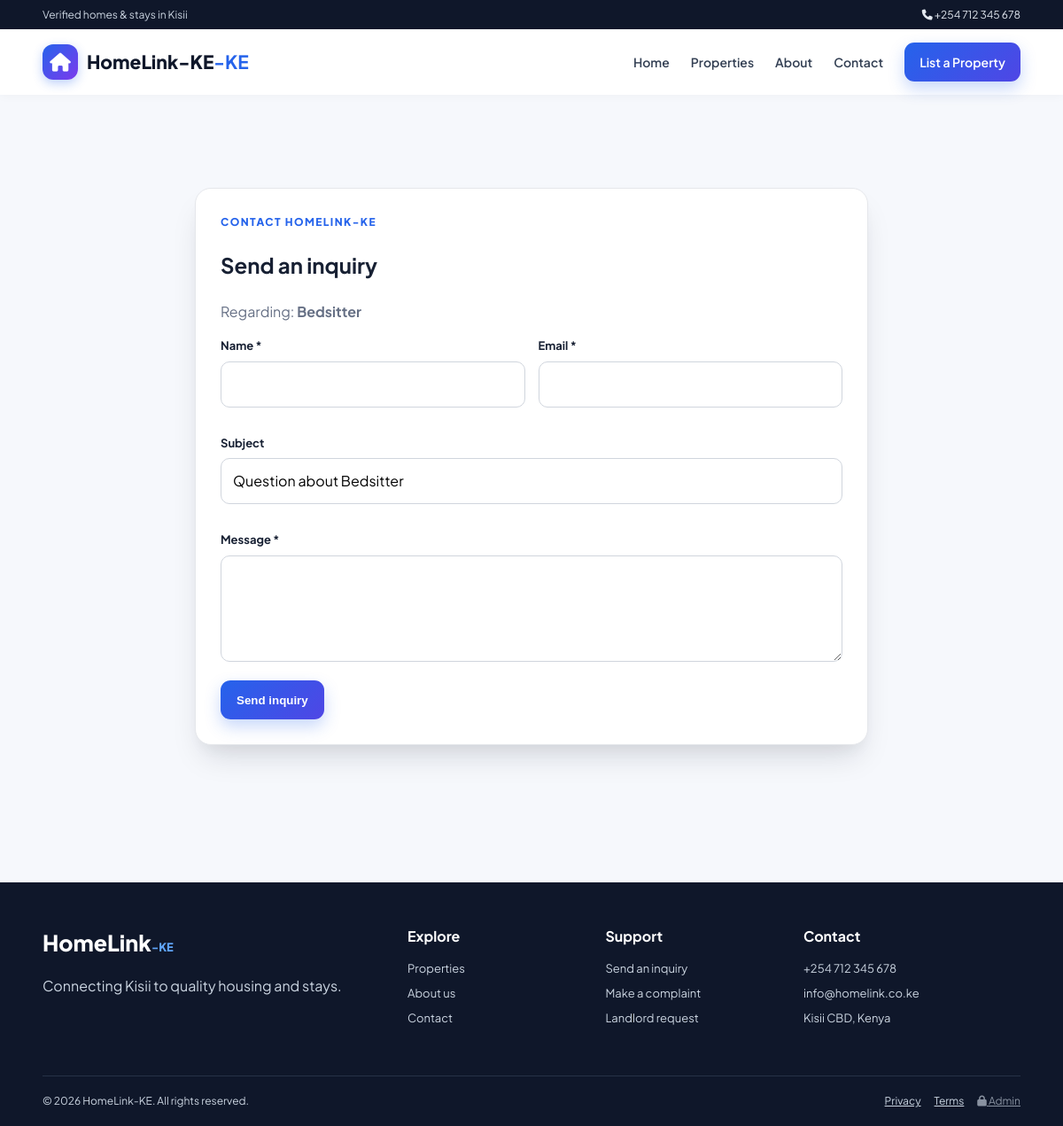
Page /forms/inquiry.php?property_id=9 on the committed database.
### tables this page shows
CREATE TABLE IF NOT EXISTS site_settings (
 id INT PRIMARY KEY DEFAULT 1,
 site_name VARCHAR(150) NOT NULL DEFAULT 'HomeLink-KE',
 site_tagline VARCHAR(100) DEFAULT '-KE',
 site_logo VARCHAR(255) DEFAULT '',
 contact_email VARCHAR(100) NOT NULL DEFAULT 'info@homelink.co.ke',
 contact_phone VARCHAR(50) NOT NULL DEFAULT '+254 712 345 678',
 office_location VARCHAR(255) NOT NULL DEFAULT 'Kisii CBD, Kenya',
 contact_location VARCHAR(255) DEFAULT 'Kisii CBD, Kenya',
 mpesa_paybill VARCHAR(50) DEFAULT '',
 mpesa_account VARCHAR(100) DEFAULT '',
 viewing_fee DECIMAL(10,2) DEFAULT 1000,
 maintenance_mode TINYINT(1) DEFAULT 0,
 footer_text VARCHAR(255) DEFAULT '© 2026 HomeLink-KE. All rights reserved.',
 facebook_link VARCHAR(255) DEFAULT '',
 twitter_link VARCHAR(255) DEFAULT '',
 whatsapp_number VARCHAR(50) DEFAULT '',
 instagram_link VARCHAR(255) DEFAULT '',
 updated_at TIMESTAMP DEFAULT CURRENT_TIMESTAMP ON UPDATE CURRENT_TIMESTAMP
);

CREATE TABLE IF NOT EXISTS properties (
 id INT AUTO_INCREMENT PRIMARY KEY,
 title VARCHAR(255) NOT NULL,
 location VARCHAR(255) NOT NULL,
 price DECIMAL(10,2) NOT NULL,
 status ENUM('available','rented','sold','reserved') DEFAULT 'available',
 description TEXT,
 image_url VARCHAR(255) DEFAULT NULL,
 created_at TIMESTAMP DEFAULT CURRENT_TIMESTAMP,
 deposit_info VARCHAR(255) DEFAULT NULL,
 bedrooms INT DEFAULT NULL,
 furnished_status ENUM('Furnished','Unfurnished','Semi-Furnished') DEFAULT 'Unfurnished',
 amenities TEXT,
 category VARCHAR(100) DEFAULT NULL,
 is_verified TINYINT(1) DEFAULT 0,
 is_hidden TINYINT(1) DEFAULT 0,
 landlord_name VARCHAR(255) DEFAULT NULL,
 landlord_phone VARCHAR(50) DEFAULT NULL,
 landlord_email VARCHAR(255) DEFAULT NULL,
 landlord_notes TEXT,
 video_path VARCHAR(255) DEFAULT NULL,
 availability VARCHAR(50) NOT NULL DEFAULT 'Available',
 updated_at TIMESTAMP DEFAULT CURRENT_TIMESTAMP ON UPDATE CURRENT_TIMESTAMP,
 INDEX(category), INDEX(location), INDEX(is_verified,is_hidden)
);

### includes/auth.php (called while the page is built, shortened)
<?php
function appBaseUrl(): string {
    return '/HomeLink-KE';
}

### includes/functions.php (called while the page is built, shortened)
<?php
require_once __DIR__ . '/auth.php';
function e(?string $value): string {
    return htmlspecialchars((string)$value, ENT_QUOTES, 'UTF-8');
}
function assetUrl(string $path): string {
    $path = trim(str_replace('\\', '/', $path));
    if ($path === '') {
        return '';
    }
    $path = preg_replace('~^\.\./+~', '', $path);
    $path = ltrim($path, '/');
    return appBaseUrl() . '/' . $path;
}
function getSiteSettings(?mysqli $conn = null): array {
    $defaults = [
        'site_name' => 'HomeLink-KE',
        'site_tagline' => '-KE',
        'site_logo' => '',
        'contact_phone' => '+254 712 345 678',
        'contact_email' => 'info@homelink.co.ke',
        'contact_location' => 'Kisii CBD, Kenya',
        'office_location' => 'Kisii CBD, Kenya',
        'whatsapp_number' => '',
        'facebook_link' => '',
        'twitter_link' => '',
        'instagram_link' => '',
        'viewing_fee' => 1000,
        'maintenance_mode' => 0,
        'footer_text' => '© 2026 HomeLink-KE. All rights reserved.'
    ];
    try {
        $conn ??= getDBConnection();
        $res = $conn->query("SELECT * FROM site_settings WHERE id=1 LIMIT 1");
        if ($res && ($row = $res->fetch_assoc())) {
            return array_merge($defaults, $row);
        }
    } catch (Throwable $e) {}
    return $defaults;
}
function getProperty(mysqli $conn, int $id): ?array {
    $stmt = $conn->prepare('SELECT * FROM properties WHERE id=? LIMIT 1');
    $stmt->bind_param('i', $id);
    $stmt->execute();
    $r = $stmt->get_result()->fetch_assoc();
    return $r ?: null;
}

### forms/inquiry.php (the view, shortened to what this page needs)
<?php
require_once __DIR__ . '/../includes/functions.php';
$conn = getDBConnection();
$pid = (int)($_GET['property_id'] ?? $_POST['property_id'] ?? 0);
$p = $pid ? getProperty($conn, $pid) : null;
require __DIR__ . '/../includes/header.php';
?>
<section class="section">
    <div class="form-wrap">
        <div class="kicker">CONTACT HOMELINK-KE</div>
        <h1>Send an inquiry</h1>
        <?php if ($p): ?>
            <p class="muted">Regarding: <strong><?= e($p['title']) ?></strong></p>
        <?php endif; ?>
        <form method="post">
            <div class="form-grid">
                <div class="field">
                    <label>Name *</label>
                    <input name="name" required>
                </div>
                <div class="field">
                    <label>Email *</label>
                    <input type="email" name="email" required>
                </div>
                <div class="field full">
                    <label>Subject</label>
                    <input name="subject" value="<?= e($p ? 'Question about ' . $p['title'] : '') ?>">
                </div>
                <div class="field full">
                    <label>Message *</label>
                    <textarea name="message" required></textarea>
                </div>
            </div>
            <button class="btn btn-primary">Send inquiry</button>
        </form>
    </div>
</section>
<?php require __DIR__ . '/../includes/footer.php'; ?>

### includes/header.php (shortened to what this page needs)
<?php
require_once __DIR__ . '/functions.php';
$settings = $settings ?? getSiteSettings();
$siteName = $settings['site_name'] ?? 'HomeLink-KE';
$tagline = $settings['site_tagline'] ?? '-KE';
$logo = assetUrl((string)($settings['site_logo'] ?? ''));
$current = basename($_SERVER['PHP_SELF'] ?? 'index.php');
?>
<!doctype html>
<html lang="en">
<head>
    <link rel="stylesheet" href="https://cdnjs.cloudflare.com/ajax/libs/font-awesome/6.5.2/css/all.min.css">
    <link rel="stylesheet" href="<?= appBaseUrl() ?>/assets/folder/style.css">
</head>
<body>
    <header class="site-header">
        <div class="topbar">
            <div>Verified homes & stays in Kisii</div>
            <div class="top-contact">
                <?php if (!empty($settings['contact_phone'])): ?>
                    <a href="tel:<?= e($settings['contact_phone']) ?>">
                        <i class="fa-solid fa-phone"></i> <?= e($settings['contact_phone']) ?>
                    </a>
                <?php endif; ?>
            </div>
        </div>
        <nav class="navbar container">
            <a class="brand" href="<?= appBaseUrl() ?>/index.php">
                <?php if ($logo && file_exists(__DIR__ . '/../' . ltrim((string)$settings['site_logo'], './'))): ?>
                    <img src="<?= $logo ?>" alt="<?= e($siteName) ?> logo">
                <?php else: ?>
                    <span class="brand-mark"><i class="fa-solid fa-house"></i></span>
                <?php endif; ?>
                <span><?= e($siteName) ?><b><?= e($tagline) ?></b></span>
            </a>
            <div class="nav-links">
                <a class="<?= ($current === 'index.php' ? 'active' : '') ?>" href="<?= appBaseUrl() ?>/index.php">Home</a>
                <a href="<?= appBaseUrl() ?>/properties/index.php">Properties</a>
                <a href="<?= appBaseUrl() ?>/pages/about.php">About</a>
                <a href="<?= appBaseUrl() ?>/pages/contact.php">Contact</a>
                <a class="nav-cta" href="<?= appBaseUrl() ?>/forms/landlord-request.php">List a Property</a>
            </div>
        </nav>
    </header>
    <main>

### includes/footer.php (shortened to what this page needs)
<?php
$settings = $settings ?? getSiteSettings();
$flash = getFlash();?>
</main>
<footer class="site-footer">
    <div class="container footer-grid">
        <div>
            <div class="footer-brand">HomeLink<span>-KE</span></div>
            <p><?= e($settings['footer_text'] ?? 'Connecting clients to verified homes and stays.') ?></p>
        </div>
        <div>
            <h4>Explore</h4>
            <a href="<?= appBaseUrl() ?>/properties/index.php">Properties</a>
            <a href="<?= appBaseUrl() ?>/pages/about.php">About us</a>
            <a href="<?= appBaseUrl() ?>/pages/contact.php">Contact</a>
        </div>
        <div>
            <h4>Support</h4>
            <a href="<?= appBaseUrl() ?>/forms/inquiry.php">Send an inquiry</a>
            <a href="<?= appBaseUrl() ?>/forms/complaint.php">Make a complaint</a>            <a href="<?= appBaseUrl() ?>/forms/landlord-request.php">Landlord request</a>        </div>
        <div>
            <h4>Contact</h4>
            <?php if (!empty($settings['contact_phone'])): ?>
                <a href="tel:<?= e($settings['contact_phone']) ?>"><?= e($settings['contact_phone']) ?></a>
            <?php endif; ?>
            <?php if (!empty($settings['contact_email'])): ?>
                <a href="mailto:<?= e($settings['contact_email']) ?>"><?= e($settings['contact_email']) ?></a>
            <?php endif; ?>
            <span><?= e($settings['office_location'] ?? $settings['contact_location'] ?? 'Kisii CBD, Kenya') ?></span>
        </div>
    </div>
    <div class="footer-bottom container">
        <span>© <?= date('Y') ?> HomeLink-KE. All rights reserved.</span>
        <div>
            <a href="<?= appBaseUrl() ?>/pages/privacy.php">Privacy</a>
            <a href="<?= appBaseUrl() ?>/pages/terms.php">Terms</a>
            <a class="admin-footer-link" href="<?= appBaseUrl() ?>/admin/login.php">                <i class="fa-solid fa-lock"></i> Admin
            </a>
        </div>
    </div>
</footer>
</body>
</html>

### assets/folder/style.css (style rules this page uses)
:root { --primary: #2563eb; --primary-dark: #1d4ed8; --secondary: #0f172a; --accent: #10b981; --bg: #f6f8fc; --card: #ffffff; --text: #172033; --muted: #667085; --border: #e5e7eb; --danger: #dc2626; --warning: #b45309; --shadow: 0 16px 40px rgba(15, 23, 42, 0.08); --shadow-3d: 0 20px 35px -10px rgba(15, 23, 42, 0.15), 0 10px 15px -5px rgba(0, 0, 0, 0.04); --radius: 18px; --transition: all 0.3s cubic-bezier(0.16, 1, 0.3, 1); --touch-target: 44px; }
* { box-sizing: border-box; -webkit-tap-highlight-color: transparent; }
html { scroll-behavior: smooth; }
body { margin: 0; background: var(--bg); color: var(--text); font-family: 'Plus Jakarta Sans', Arial, sans-serif; line-height: 1.6; overflow-x: hidden; }
a { color: inherit; }
main { min-height: 60vh; }
.container { width: min(1180px, 92%); margin: auto; }
.topbar { background: var(--secondary); color: #cbd5e1; display: flex; justify-content: space-between; gap: 20px; padding: 7px 4%; font-size: 12px; }
.top-contact a { color: #e2e8f0; text-decoration: none; }
.site-header { background: #ffffff; position: sticky; top: 0; z-index: 1000; box-shadow: 0 2px 10px rgba(0, 0, 0, 0.03); }
.navbar { min-height: 74px; display: flex; align-items: center; justify-content: space-between; gap: 25px; }
.brand { display: flex; align-items: center; gap: 10px; text-decoration: none; font-size: 21px; font-weight: 800; color: var(--secondary); }
.brand b { color: var(--primary); }
.brand-mark { width: 40px; height: 40px; border-radius: 12px; background: linear-gradient(135deg, var(--primary), #7c3aed); color: #ffffff; display: grid; place-items: center; box-shadow: 0 4px 12px rgba(37, 99, 235, 0.3); }
.nav-links { display: flex; align-items: center; gap: 24px; }
.nav-links a { text-decoration: none; font-weight: 600; font-size: 14px; color: #344054; transition: var(--transition); }
.nav-cta, .btn-primary { background: linear-gradient(135deg, var(--primary), #4f46e5) !important; color: #ffffff !important; padding: 11px 17px; border-radius: 11px; box-shadow: 0 8px 18px rgba(37, 99, 235, 0.25); transition: var(--transition); min-height: var(--touch-target); }
.btn { display: inline-flex; align-items: center; justify-content: center; gap: 8px; border: 0; border-radius: 11px; padding: 12px 18px; text-decoration: none; font-weight: 700; cursor: pointer; transition: var(--transition); perspective: 500px; min-height: var(--touch-target); }
.section { padding: 55px 0; }
.muted { color: var(--muted); }
.form-wrap { max-width: 760px; margin: 50px auto; padding: 28px; background: #ffffff; border: 1px solid var(--border); border-radius: var(--radius); box-shadow: var(--shadow-3d); transition: var(--transition); }
.form-grid { display: grid; grid-template-columns: repeat(2, minmax(0, 1fr)); gap: 15px; }
.field { margin-bottom: 15px; }
.field label { display: block; font-size: 13px; font-weight: 700; margin-bottom: 7px; }
.field input, .field select, .field textarea, .search-box input { width: 100%; border: 1px solid #d0d5dd; border-radius: 10px; padding: 12px 13px; font: inherit; font-size: 16px; background: #ffffff; transition: var(--transition); min-height: var(--touch-target); }
.field textarea { min-height: 120px; resize: vertical; }
.full { grid-column: 1 / -1; }
.site-footer { background: #0f172a; color: #cbd5e1; margin-top: 50px; }
.footer-grid { display: grid; grid-template-columns: 2fr 1fr 1fr 1.3fr; gap: 35px; padding: 48px 0; }
.footer-grid h4 { color: #ffffff; margin: 0 0 13px; }
.footer-grid a, .footer-grid span { display: block; text-decoration: none; margin: 7px 0; font-size: 13px; transition: var(--transition); }
.footer-brand { font-size: 25px; font-weight: 800; color: #ffffff; }
.footer-brand span { display: inline; color: #60a5fa; }
.footer-bottom { border-top: 1px solid #263247; padding: 18px 0; display: flex; justify-content: space-between; gap: 15px; font-size: 12px; }
.footer-bottom div { display: flex; gap: 15px; }
.admin-footer-link { opacity: 0.65; }
.kicker { font-size: 12px; text-transform: uppercase; letter-spacing: 0.12em; color: var(--primary); font-weight: 800; }

### rows in the picture
site_settings: contact_phone "+254 712 345 678", site_name "HomeLink-KE", site_tagline "-KE", footer_text "Connecting Kisii to quality housing and stays.", contact_email "info@homelink.co.ke", office_location "Kisii CBD, Kenya"
properties: title "Bedsitter", subject "Question about Bedsitter"
